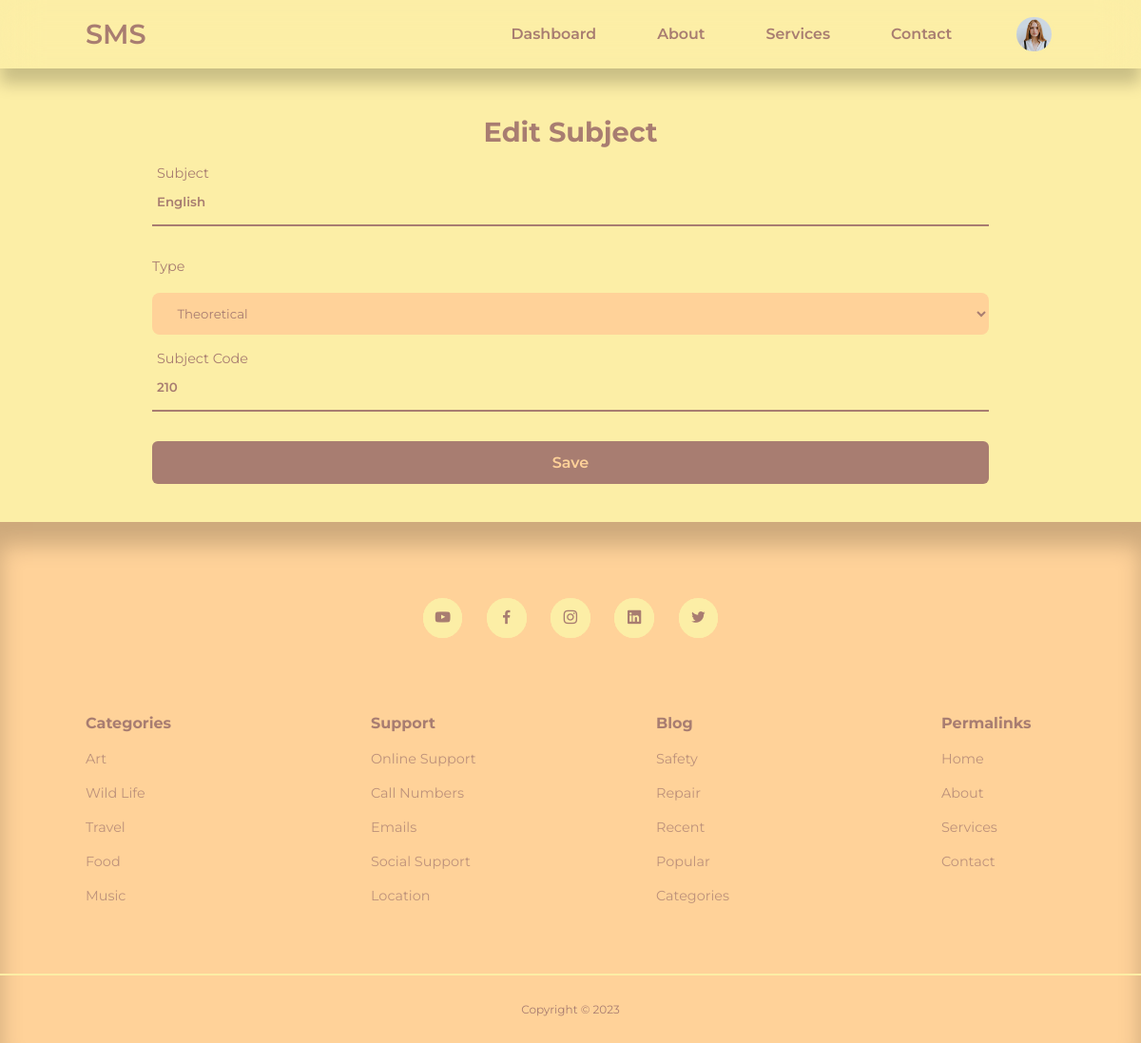
Page /admin/edit-subject.php?id=1 (signed in) on the committed database.
### tables this page shows
CREATE TABLE `sms_user` (
  `id` int(11) UNSIGNED NOT NULL,
  `firstname` varchar(50) NOT NULL,
  `lastname` varchar(50) NOT NULL,
  `username` varchar(50) NOT NULL,
  `email` varchar(100) NOT NULL,
  `password` varchar(255) NOT NULL,
  `avatar` varchar(255) NOT NULL,
  `is_admin` tinyint(1) NOT NULL
);

CREATE TABLE `sms_subjects` (
  `subject_id` int(11) UNSIGNED NOT NULL,
  `subject` varchar(255) NOT NULL,
  `type` varchar(255) NOT NULL,
  `code` int(11) NOT NULL
);

### admin/partials/header.php (called while the page is built, shortened)
<?php
require '../partials/header.php';

### admin/edit-subject.php (the view, shortened to what this page needs)
<?php
include 'partials/header.php';
if(isset($_GET['id'])) {
    $subject_id = filter_var($_GET['id'], FILTER_SANITIZE_NUMBER_INT);
    $query = "SELECT * FROM sms_subjects WHERE subject_id = $subject_id";
    $result = mysqli_query($connection, $query);
    $subject = mysqli_fetch_assoc($result);
} else {
    header('location: '. ROOT_URL . 'admin/subjects.php');
    die();
}
?>
          <div class="form-box edit">
            <h2>Edit Subject</h2>
            <form action="<?= ROOT_URL ?>admin/edit-subject-logic.php" enctype="multipart/form-data" autocomplete="off" method="POST">
                <div class="input-box">
                    <input type="text" name="subject" required autocomplete="new-subject"
                    value="<?= $subject['subject'] ?>" placeholder=" ">
                    <label>Subject</label>
                </div>
                <label>Type</label>
                <select name="type">
                    <option value="Theoretical">Theoretical</option>
                </select>
                <div class="input-box">
                    <input type="text" name="code" required autocomplete="new-code"
                    value="<?= $subject['code'] ?>" placeholder=" ">
                    <label>Subject Code</label>
                </div>
                <button type="submit" name="submit" class="btnSubmit">Save</button>
        </div>
<?php
include '../partials/footer.php';
?>

### partials/header.php (shortened to what this page needs)
<?php
require 'config/database.php';
if(isset($_SESSION['user-id'])) {
    $id = filter_var($_SESSION['user-id'], FILTER_SANITIZE_NUMBER_INT);
    $query = "SELECT avatar FROM sms_user WHERE id = $id";
    $result = mysqli_query($connection, $query);
    $avatar = mysqli_fetch_assoc($result);
}
?>
<!DOCTYPE html>
<html lang=""en>
    <head>
        <link rel="stylesheet" href="<?= ROOT_URL ?>/css/style.css?v=<?php echo time(); ?>">
        <link rel="stylesheet" href="https://unicons.iconscout.com/release/v4.0.0/css/line.css">
    </head>
    <body>
        <nav>
            <div class="container nav__container">
                <a href="<?= ROOT_URL ?>" class="nav__logo">SMS</a>
                <ul class="nav__items">
                    <li><a href="<?= ROOT_URL ?>admin/students.php">Dashboard</a></li>
                    <li><a href="<?= ROOT_URL ?>about.php">About</a></li>
                    <li><a href="<?= ROOT_URL ?>services.php">Services</a></li>
                    <li><a href="<?= ROOT_URL ?>contact.php">Contact</a></li>
                    <?php if(isset($_SESSION['user-id'])): ?>
                    <li class="nav__profile">
                        <div class="avatar">
                           <img src="<?= ROOT_URL . 'images/' . $avatar['avatar'] ?>">
                        </div>
                    </li>
                    <?php else : ?>
                    <li><a href="<?= ROOT_URL ?>signin.php">Sign In</a></li>
                    <?php endif ?>
                </ul>
            </div>
        </nav>

### css/style.css (style rules this page uses)
:root { --color-primary: #FFCFCF; --color-primary-light: hsl(242, 91%, 69%, 18%); --color-primary-variant: #5854c7; --color-gray-900: #FFD299; --color-gray-800: #FFB5BF; --color-gray-700: #FCEEA6; --color-gray-300: #FFD299; --color-gray: #F7EDD5; --color-gray-200: rgba(242, 242, 254, 0.7); --color-btn: #FFCFCF; --color-white: #A87D71; --color-bg: #FCEEA6; --color-red: #da0f3f; --color-red-light: hsl(346, 87%, 46%, 15%); --color-green: #00c476; --color-green-light: hsl(156, 100%, 38%, 15%); --transition: all 300ms ease; --container-width-lg: 74%; --container-width-md: 88%; --form-width: 40%; --card-border-radius-1: 0.3rem; --card-border-radius-2: 0.5rem; --card-border-radius-3: 0.8rem; --card-border-radius-4: 2rem; --card-border-radius-5: 5rem; }
* { margin: 0; padding: 0; outline: 0; border: 0; appearance: 0; list-style: none; text-decoration: none; box-sizing: border-box; font-family: 'Montserrat', sans-serif; }
body { font-family: 'Montserrat', sans-serif; line-height: 1.6; color: var(--color-gray-200); overflow-x: hidden; background: var(--color-bg); font-size: 0.9rem; }
.container { width: var(--container-width-lg); max-width: 1800px; margin-inline: auto; }
h1, h2, h3, h4, h5 { color: var(--color-white); line-height: 1.3; }
h2 { font-size: 1.7rem; margin: 1rem 0; }
a { color: var(--color-white); transition: var(--transition); }
img { display: block; width: 100%; object-fit: cover; }
nav { background: var(--color-primary); width: 100vw; height: 4.5rem; top: 0; position: fixed; z-index: 10; box-shadow: 0 1rem 1rem rgba(0, 0, 0, 0.2); background: transparent; backdrop-filter: blur(20px); }
.nav__container { width: 85%; height: 100%; display: flex; align-items: center; justify-content: space-between; }
.avatar { width: 2.8rem; height: 2.8rem; border-radius: 50%; overflow: hidden; border: 0.3rem solid var(--color-bg); }
.nav__logo { font-weight: 600; font-size: 2em; }
.nav__items { display: flex; align-items: center; gap: 4rem; font-weight: 600; font-size: 1.1em; }
.nav__items li a { position: relative; font-weight: 600; text-decoration: none; }
.nav__items li a::after { content: ''; position: absolute; left: 0; bottom: -6px; width: 100%; height: 3px; background: var(--color-white); border-radius: 5px; transform: scaleX(0); transition: transform .5s ease; transform-origin: right; }
.nav__profile { position: relative; cursor: pointer; }
form { display: flex; flex-direction: column; gap: 1rem; }
input, textarea, select { padding: 0.8rem 1.4rem; background: var(--color-gray-900); border-radius: var(--card-border-radius-2); resize: none; color: var(--color-white); }
.form-box { width: 80%; padding: 40px; color: var(--color-white); margin: 0 auto; }
.form-box h2 { font-size: 2em; color: var(--color-white); text-align: center; margin-top: 80px; }
.input-box { position: relative; width: 100%; height: 50px; border-bottom: 2px solid var(--color-white); margin: 15px 0; }
.input-box label { position: absolute; top: 50%; left: 5px; transform: translateY(-50%); font-size: 1em; color: var(--color-white); pointer-events: none; transition: .5s ease; }
.input-box input:focus~ label, .input-box input:not(:placeholder-shown)~ label { top: -5px; }
.input-box input { width: 100%; height: 100%; background: transparent; border: none; outline: none; color: var(--color-white); font-weight: 600; padding: 0 35px 0 5px; cursor: pointer; }
.btnSubmit { width: 100%; height: 45px; background: var(--color-white); border: none; outline: none; border-radius: 6px; cursor: pointer; font-size: 1rem; color: var(--color-gray-900); font-weight: 600; font-style: bold; }

### rows in the picture
sms_user: avatar (picture)
sms_subjects: subject "English", code "210"
